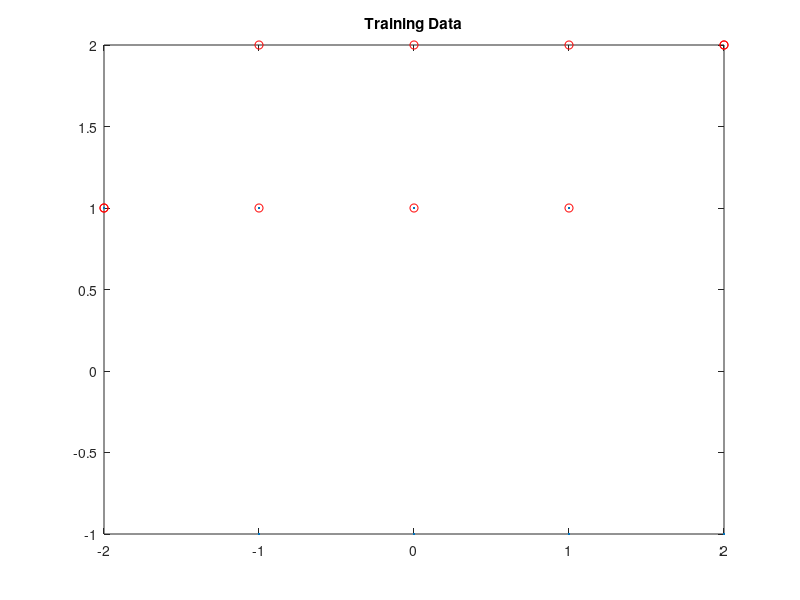
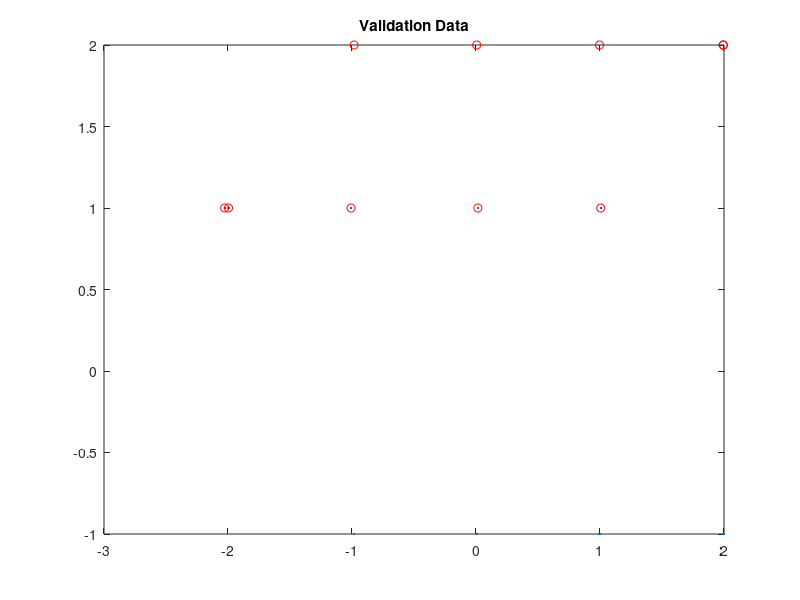
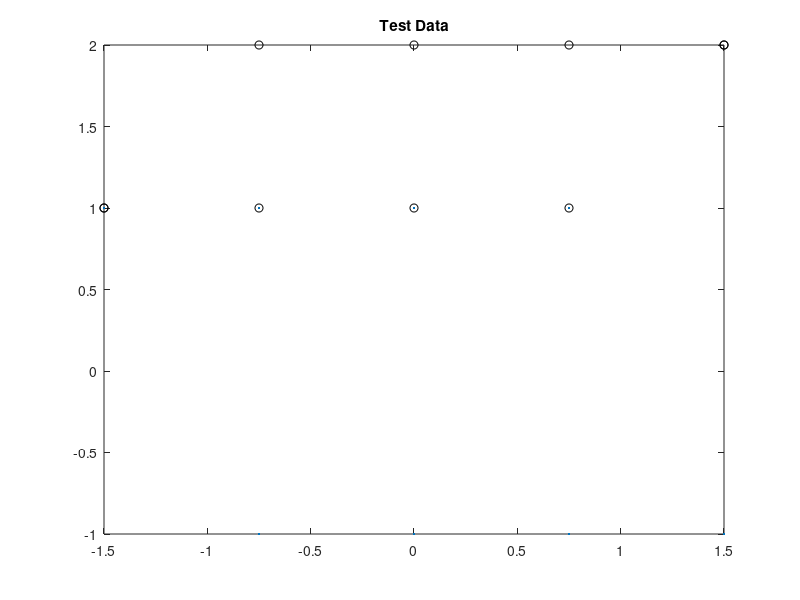

Here is the MATLAB script that generated these plots, in order:
function generateHysteresisRelay()

K = 2;
name = 'hysteresisRelayShort';

%% Generate Validation Set
transitions = 2;
N = 10;

ufwd = linspace(-2,2,N/transitions); %generate equally spaced data set
ubwd = flip(ufwd);
u = repmat([ufwd,ubwd],1,transitions/2);

N = length(u);
m = zeros(1,N+1);
m(1) = 1;
y = zeros(size(u));

for i=1:N
y(i) = behaviour(u(i),m(i));  
m(i+1) = modeTransition(u(i),m(i));
end
m=m(1,1:end-1);

transitionsTest = sum(abs(diff(m)));
assert(transitionsTest == transitions,'not the amount of designed transitions');

figure(1); clf;
plot(u,y,'.')
hold on
plot(u,m,'ro')
title('Training Data')

newFilename = [name,'_val.mat'];
save(newFilename,'m','u','y','K');

%% Generate Training Data: Add noise to u values
multi = 1/100;
rng(1)
u = multi*randn(1,N)+u;
figure(2); clf;
plot(u,y,'.')
hold on
plot(u,m,'ro')
title('Validation Data')

newFilename = [name,'_train.mat'];
save(newFilename,'m','u','y','K');

%% Generate Test data: u values in different range
transitions = 2;
N = 10;

ufwd = linspace(-1.5,1.5,N/transitions); %generate sinusoid wave
ubwd = flip(ufwd);
u = repmat([ufwd,ubwd],1,transitions/2);

N = length(u);
m = zeros(1,N+1);
m(1) = 1;
y = zeros(size(u));

for i=1:N
y(i) = behaviour(u(i),m(i));  
m(i+1) = modeTransition(u(i),m(i));
end
m=m(1,1:end-1);

figure(3); clf;
plot(u,y,'.')
hold on
plot(u,m,'ko')
title('Test Data')
transitionsTest = sum(abs(diff(m)));
assert(transitionsTest == transitions,'not the amount of designed transitions');
newFilename = [name,'_test.mat'];
save(newFilename,'m','u','y','K');

end

function newmode = modeTransition(u,mode)
if(mode == 1)
  if(u > 0.5)
    newmode = 2;
  else
    newmode = 1;
  end
else %mode == 2
  if(u < -0.5)
    newmode = 1;
  else
    newmode = 2;
  end
end
end

function [ynew] = behaviour(u,mode)
if(mode == 1)
    ynew = 1;
else %mode == 2
    ynew = -1;
end
end
